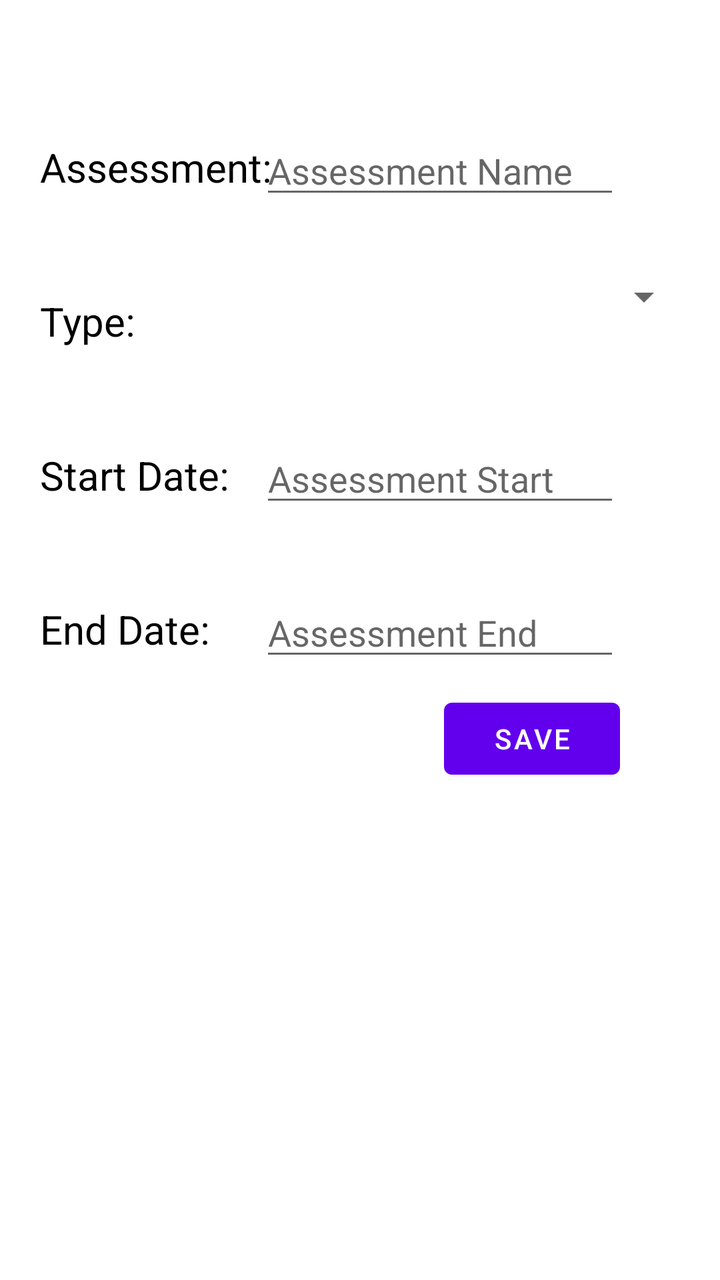
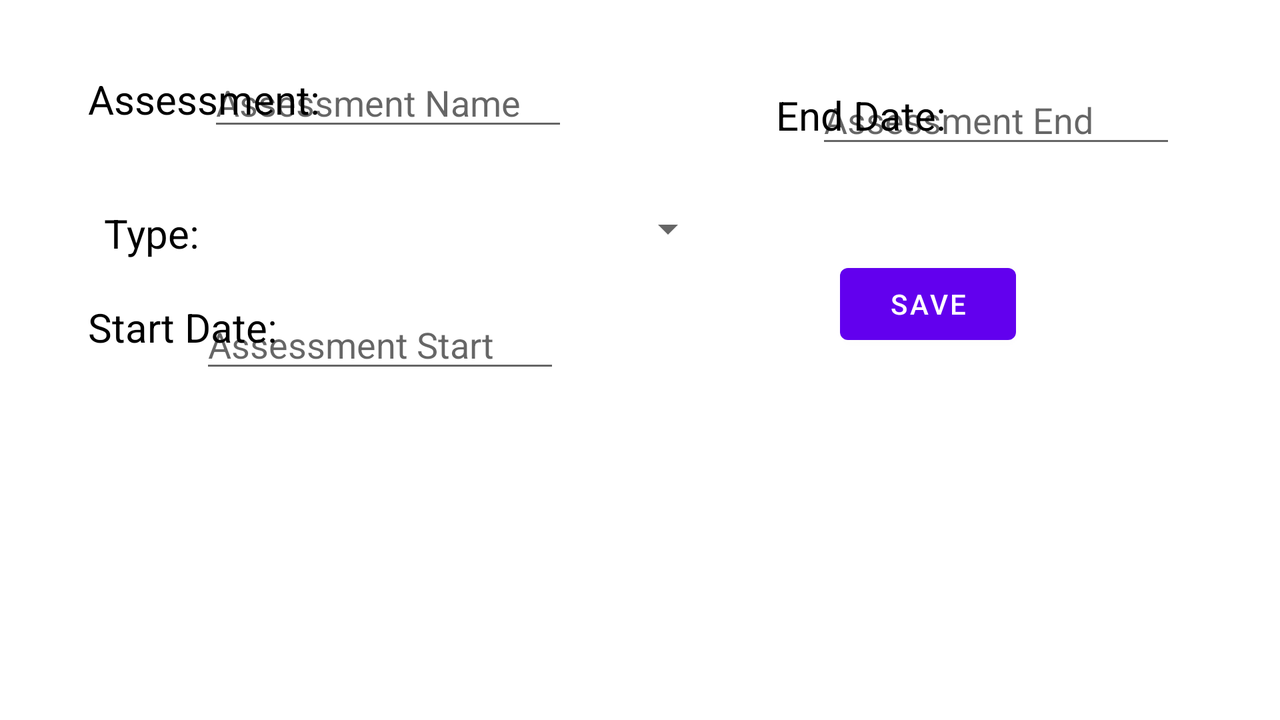

An Android layout and its configuration variant, each rendered on a device that would load it. The default file and the variant file are quoted in full after the pictures.
<!-- AndroidManifest.xml: application theme Theme.StuAdminApp -->
<!-- res/layout/activity_add_edit_assessment.xml -->
<?xml version="1.0" encoding="utf-8"?>
<androidx.constraintlayout.widget.ConstraintLayout xmlns:android="http://schemas.android.com/apk/res/android"
    xmlns:app="http://schemas.android.com/apk/res-auto"
    xmlns:tools="http://schemas.android.com/tools"
    android:layout_width="match_parent"
    android:layout_height="match_parent"
    android:layout_margin="20dp"
    tools:context=".Activities.AddEditAssessment">

    <EditText
        android:id="@+id/assessment_end"
        android:layout_width="180dp"
        android:layout_height="wrap_content"
        android:hint="Assessment End"
        android:inputType="date"
        app:layout_constraintEnd_toEndOf="parent"
        app:layout_constraintTop_toTopOf="@id/assessmentEndText"
        app:layout_constraintBottom_toBottomOf="@id/assessmentEndText"
        android:layout_marginRight="30dp"
        tools:layout_editor_absoluteX="161dp"
        tools:layout_editor_absoluteY="272dp" />

    <TextView
        android:id="@+id/assessmentEndText"
        android:layout_width="wrap_content"
        android:layout_height="wrap_content"
        android:layout_marginTop="50dp"
        android:text="End Date:"
        android:textColor="@color/black"
        android:textSize="20dp"
        app:layout_constraintTop_toBottomOf="@id/startText"
        app:layout_constraintStart_toStartOf="parent"
        tools:layout_editor_absoluteX="0dp" />

    <TextView
        android:id="@+id/assessmentText"
        android:layout_width="wrap_content"
        android:layout_height="wrap_content"
        android:layout_marginTop="50dp"
        android:text="Assessment: "
        android:textColor="@color/black"
        android:textSize="20dp"
        app:layout_constraintStart_toStartOf="parent"
        app:layout_constraintTop_toTopOf="parent"
        tools:layout_editor_absoluteX="2dp"
        tools:layout_editor_absoluteY="63dp" />

    <EditText
        android:id="@+id/assessment_name"
        android:layout_width="180dp"
        android:layout_height="wrap_content"
        android:layout_marginRight="30dp"
        android:hint="Assessment Name"
        app:layout_constraintBottom_toBottomOf="@id/assessmentText"
        app:layout_constraintEnd_toEndOf="parent"
        app:layout_constraintTop_toTopOf="@id/assessmentText" />

    <TextView
        android:id="@+id/typeText"
        android:layout_width="wrap_content"
        android:layout_height="wrap_content"
        android:layout_marginTop="50dp"
        android:text="Type:"
        android:textColor="@color/black"
        android:textSize="20dp"
        app:layout_constraintStart_toStartOf="parent"
        app:layout_constraintTop_toBottomOf="@id/assessmentText" />

    

    <Spinner
        android:id="@+id/typeSpinner"
        android:layout_width="166dp"
        android:layout_height="0dp"
        android:layout_marginStart="160dp"
        android:layout_marginTop="20dp"
        android:minHeight="48dp"
        android:textSize="24sp"
        app:layout_constraintStart_toStartOf="parent"
        app:layout_constraintTop_toBottomOf="@+id/assessment_name"
        tools:ignore="SpeakableTextPresentCheck" />

    <TextView
        android:id="@+id/startText"
        android:layout_width="wrap_content"
        android:layout_height="wrap_content"
        android:layout_marginTop="50dp"
        android:text="Start Date:"
        android:textColor="@color/black"
        android:textSize="20dp"
        app:layout_constraintStart_toStartOf="parent"
        app:layout_constraintTop_toBottomOf="@id/typeText"
        tools:layout_editor_absoluteX="0dp" />

    <EditText
        android:id="@+id/assessment_date"
        android:layout_width="180dp"
        android:layout_height="wrap_content"
        android:hint="Assessment Start"
        android:inputType="date"
        app:layout_constraintBottom_toBottomOf="@id/startText"
        app:layout_constraintTop_toTopOf="@id/startText"
        android:layout_marginRight="30dp"
        app:layout_constraintEnd_toEndOf="parent" />

    <Button
        android:layout_width="wrap_content"
        android:layout_height="wrap_content"
        android:onClick="SaveAssessmentBtn"
        android:text="Save"
        app:layout_constraintTop_toBottomOf="@id/assessment_end"
        app:layout_constraintEnd_toEndOf="@id/assessment_end"
        android:layout_marginTop="10dp"
        tools:layout_editor_absoluteX="253dp"
        tools:layout_editor_absoluteY="393dp" />
</androidx.constraintlayout.widget.ConstraintLayout>
<!-- resources referenced by this layout -->
<resources>
  <style name="Theme.StuAdminApp" parent="Theme.MaterialComponents.DayNight.DarkActionBar">
          
          <item name="colorPrimary">@color/purple_500</item>
          <item name="colorPrimaryVariant">@color/purple_700</item>
          <item name="colorOnPrimary">@color/white</item>
          
          <item name="colorSecondary">@color/teal_200</item>
          <item name="colorSecondaryVariant">@color/teal_700</item>
          <item name="colorOnSecondary">@color/black</item>
          
          <item name="android:statusBarColor">?attr/colorPrimaryVariant</item>
          
      </style>
</resources>
<!-- res/layout-land/activity_add_edit_assessment.xml (the repository's variant of the layout above) -->
<!-- drawn on the phone turned sideways -->
<?xml version="1.0" encoding="utf-8"?>
<androidx.constraintlayout.widget.ConstraintLayout xmlns:android="http://schemas.android.com/apk/res/android"
    xmlns:app="http://schemas.android.com/apk/res-auto"
    xmlns:tools="http://schemas.android.com/tools"
    android:layout_width="match_parent"
    android:layout_height="match_parent"
    android:layout_margin="20dp"
    tools:context=".Activities.AddEditAssessment">

    <EditText
        android:id="@+id/assessment_end"
        android:layout_width="180dp"
        android:layout_height="wrap_content"
        android:layout_marginEnd="32dp"
        android:hint="Assessment End"
        android:inputType="date"
        app:layout_constraintBottom_toBottomOf="@id/assessmentEndText"
        app:layout_constraintEnd_toEndOf="parent"
        app:layout_constraintTop_toTopOf="@id/assessmentEndText"
        app:layout_constraintVertical_bias="0.444" />

    <TextView
        android:id="@+id/assessmentEndText"
        android:layout_width="wrap_content"
        android:layout_height="wrap_content"
        android:layout_marginStart="368dp"
        android:layout_marginTop="24dp"
        android:text="End Date:"
        android:textColor="@color/black"
        android:textSize="20dp"
        app:layout_constraintStart_toStartOf="parent"
        app:layout_constraintTop_toTopOf="parent" />

    <TextView
        android:id="@+id/assessmentText"
        android:layout_width="wrap_content"
        android:layout_height="wrap_content"
        android:layout_marginStart="24dp"
        android:layout_marginTop="16dp"
        android:text="Assessment: "
        android:textColor="@color/black"
        android:textSize="20dp"
        app:layout_constraintStart_toStartOf="parent"
        app:layout_constraintTop_toTopOf="parent" />

    <EditText
        android:id="@+id/assessment_name"
        android:layout_width="180dp"
        android:layout_height="wrap_content"
        android:layout_marginEnd="336dp"
        android:hint="Assessment Name"
        app:layout_constraintBottom_toBottomOf="@id/assessmentText"
        app:layout_constraintEnd_toEndOf="parent"
        app:layout_constraintTop_toTopOf="@id/assessmentText" />

    <TextView
        android:id="@+id/typeText"
        android:layout_width="wrap_content"
        android:layout_height="wrap_content"
        android:layout_marginStart="32dp"
        android:layout_marginTop="40dp"
        android:text="Type:"
        android:textColor="@color/black"
        android:textSize="20dp"
        app:layout_constraintStart_toStartOf="parent"
        app:layout_constraintTop_toBottomOf="@id/assessmentText" />


    <Spinner
        android:id="@+id/typeSpinner"
        android:layout_width="166dp"
        android:layout_height="0dp"
        android:layout_marginStart="172dp"
        android:layout_marginTop="20dp"
        android:minHeight="48dp"
        android:textSize="24sp"
        app:layout_constraintStart_toStartOf="parent"
        app:layout_constraintTop_toBottomOf="@+id/assessment_name"
        tools:ignore="SpeakableTextPresentCheck" />

    <TextView
        android:id="@+id/startText"
        android:layout_width="wrap_content"
        android:layout_height="wrap_content"
        android:layout_marginStart="24dp"
        android:layout_marginTop="20dp"
        android:text="Start Date:"
        android:textColor="@color/black"
        android:textSize="20dp"
        app:layout_constraintStart_toStartOf="parent"
        app:layout_constraintTop_toBottomOf="@id/typeText" />

    <EditText
        android:id="@+id/assessment_date"
        android:layout_width="180dp"
        android:layout_height="wrap_content"
        android:layout_marginEnd="340dp"
        android:hint="Assessment Start"
        android:inputType="date"
        app:layout_constraintBottom_toBottomOf="@id/startText"
        app:layout_constraintEnd_toEndOf="parent"
        app:layout_constraintTop_toTopOf="@id/startText"
        app:layout_constraintVertical_bias="0.0" />

    <Button
        android:layout_width="wrap_content"
        android:layout_height="wrap_content"
        android:layout_marginTop="108dp"
        android:layout_marginEnd="112dp"
        android:onClick="SaveAssessmentBtn"
        android:text="Save"
        app:layout_constraintEnd_toEndOf="parent"
        app:layout_constraintTop_toTopOf="parent" />
</androidx.constraintlayout.widget.ConstraintLayout>
